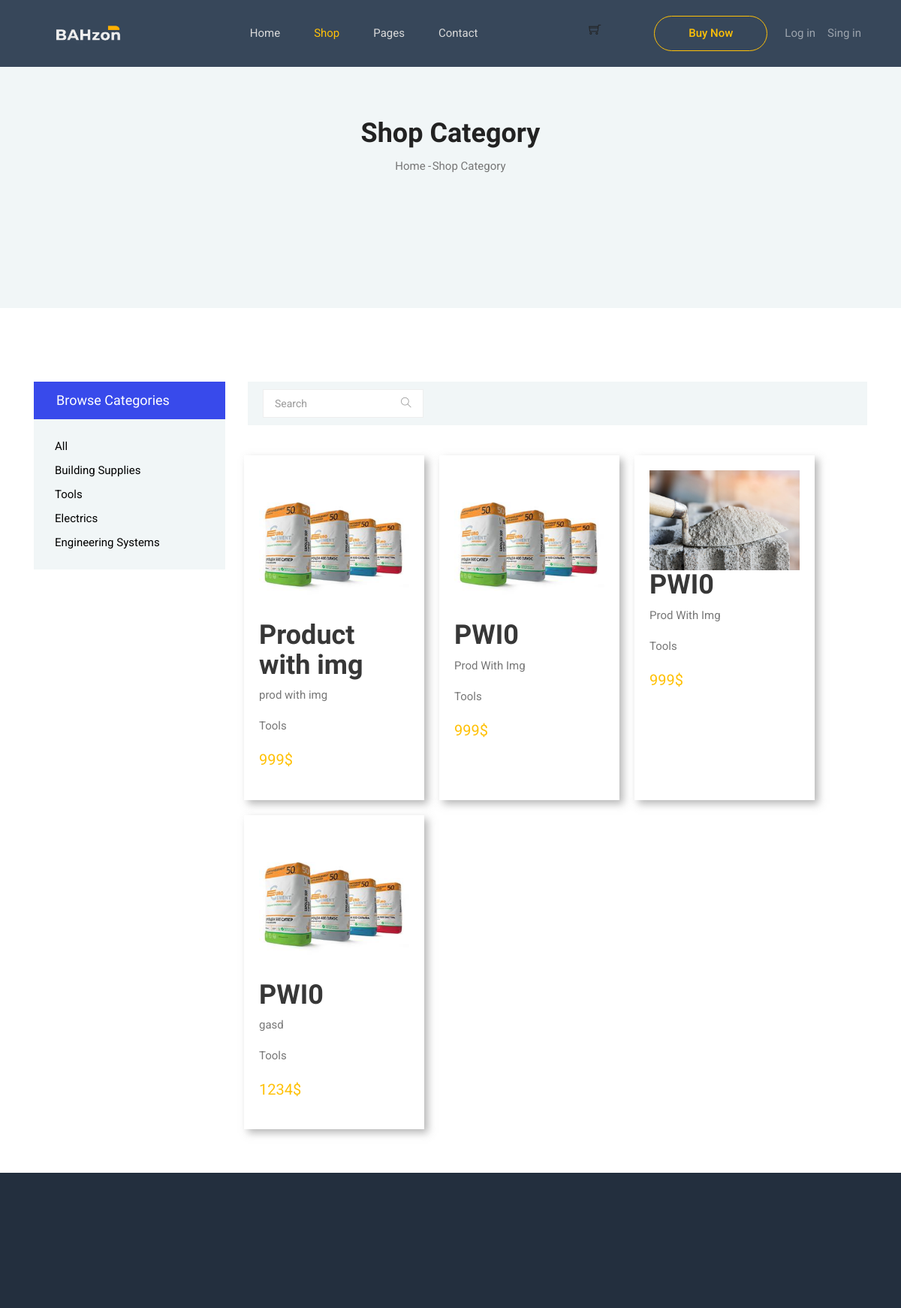
/category/?q=Tools (upper part), run on an earlier commit of the app's database.
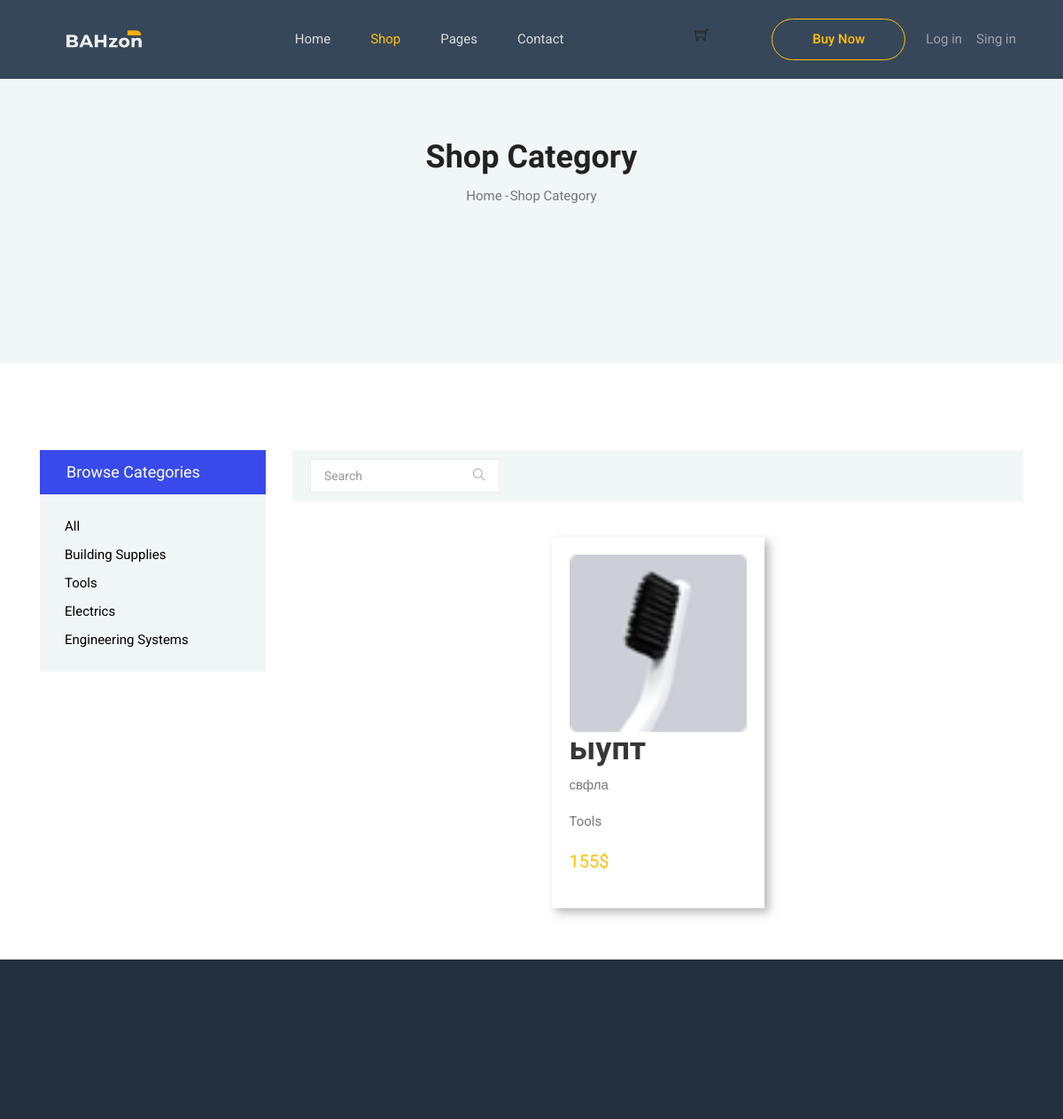
And on a later commit of the database.
### main/models.py (models this page shows, shortened)
class Product(models.Model):
    prod_name = models.CharField('Product Name', max_length=200)
    prod_date = models.DateTimeField('Product Date', default=timezone.now())
    prod_description = models.TextField('Product Description', max_length=2000)
    prod_price = models.IntegerField('Product Price')
    author = models.ForeignKey(User, on_delete=models.CASCADE, null=True)
    prod_image = models.ImageField(default='default_prod.jpg', upload_to='product_pics')
    class Category(models.TextChoices):
        BSU = "Building Supplies"
        TLS = "Tools"
        ELC = "Electrics"
        ENS = "Engineering Systems"
    category = models.CharField(
        max_length=19,
        choices=Category.choices,
        default=Category.BSU
    )

### main/views.py (the view)
# urls.py: path('category/', views.category, name='category'),
def category(request):
    q = request.GET.get('q') if request.GET.get('q') != None else ''
    products = Product.objects.filter(
        Q(category__icontains=q) |
        Q(prod_name__icontains=q) |
        Q(prod_description__icontains=q)
    )
    categories = Product.Category.choices
    prod_count = products.count()
    context = {
        'products': products, 'prod_count': prod_count, 'categories': categories
    }
    return render(request, 'aroma/category.html', context)

### templates/aroma/category.html (shortened to what this page needs)
{%extends 'base.html'%}
{%load static%}
{%block active_submenu%}active{%endblock%}
{%block content%}
	<section class="blog-banner-area" id="category">
		<div class="container h-100">
			<div class="blog-banner">
				<div class="text-center">
					<h1>Shop Category</h1>
					<nav aria-label="breadcrumb" class="banner-breadcrumb">
            <ol class="breadcrumb">
              <li class="breadcrumb-item"><a href="#">Home</a></li>
              <li class="breadcrumb-item active" aria-current="page">Shop Category</li>
            </ol>
          </nav>
				</div>
			</div>
    </div>
	</section>
  <section class="section-margin--small mb-5">
    <div class="container">
      <div class="row">
        <div class="col-xl-3 col-lg-4 col-md-5">
          <div class="sidebar-categories">
            <div class="head">Browse Categories</div>
            <ul class="main-categories">
              <li class="common-filter">
                <form action="#">
                  <ul>
                    <li class="filter-list"><a href="{% url 'category' %}?q=">All</a></li>
                    <li class="filter-list"><a href="{% url 'category' %}?q=Building Supplies">Building Supplies</a></li>
                    <li class="filter-list"><a href="{% url 'category' %}?q=Tools">Tools</a></li>
                    <li class="filter-list"><a href="{% url 'category' %}?q=Electrics">Electrics</a></li>
                    <li class="filter-list"><a href="{% url 'category' %}?q=Engineering Systems">Engineering Systems</a></li>
                  </ul>
                </form>
              </li>
            </ul>
          </div>
        </div>
        <div class="col-xl-9 col-lg-8 col-md-7">
          <div class="filter-bar d-flex flex-wrap align-items-center">
            <div>
              <form method="GET" action="{% url 'category' %}"><div class="input-group filter-bar-search">
                <input type="text" name="q" placeholder="Search">
                <div class="input-group-append">
                  <button type="button"><i class="ti-search"></i></button>
                </div>
              </div></form>
            </div>
          </div>
          <section class="lattest-product-area pb-40 category-list">
            <div class="row">
              {% for product in products %}
              <div class="product-card">
                <div class="media-body">
                  <img src="{{product.prod_image.url}}" width="200" />
                  <h2><a class="article-title  black-link " href="{% url 'product-detail' product.id %}">{{ product.prod_name }}</a></h2>
                  <p class="article-content">{{ product.prod_description }}</p>
                  <p class="article-content">{{ product.category }}</p>
                  <p class="article-content price">{{ product.prod_price }}$</p>
                </div>
              </div>
                {% endfor %}
              </div>
          </section>
        </div>
      </div>
    </div>
  </section>
{%endblock%}

What changed in the data, as far as the page shows it:
removed Product: prod_image (placeholder picture), prod_name "Product with img", prod_description "prod with img", category "Tools", prod_price "999"
removed Product: prod_image (placeholder picture), prod_name "PWI0", prod_description "Prod With Img", category "Tools", prod_price "999"
removed Product: prod_image (picture), prod_name "PWI0", prod_description "Prod With Img", category "Tools", prod_price "999"
removed Product: prod_image (placeholder picture), prod_name "PWI0", prod_description "gasd", category "Tools", prod_price "1234"
added Product: prod_image (picture), prod_name "ыупт", prod_description "свфла", category "Tools", prod_price "155"
